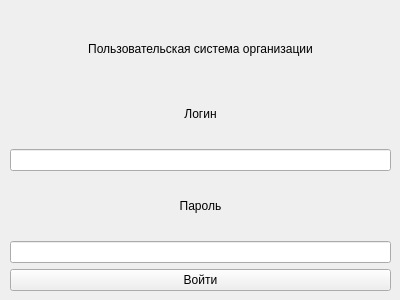
<?xml version="1.0" encoding="UTF-8"?>
<ui version="4.0">
 <class>Form</class>
 <widget class="QWidget" name="Form">
  <property name="geometry">
   <rect>
    <x>0</x>
    <y>0</y>
    <width>400</width>
    <height>300</height>
   </rect>
  </property>
  <property name="windowTitle">
   <string>Авторизация</string>
  </property>
  <widget class="QWidget" name="verticalLayoutWidget">
   <property name="geometry">
    <rect>
     <x>10</x>
     <y>20</y>
     <width>381</width>
     <height>271</height>
    </rect>
   </property>
   <layout class="QVBoxLayout" name="verticalLayout">
    <item>
     <widget class="QLabel" name="labemkmkl">
      <property name="enabled">
       <bool>true</bool>
      </property>
      <property name="text">
       <string>Пользовательская система организации</string>
      </property>
      <property name="alignment">
       <set>Qt::AlignCenter</set>
      </property>
     </widget>
    </item>
    <item>
     <widget class="QLabel" name="label_3">
      <property name="text">
       <string>Логин</string>
      </property>
      <property name="alignment">
       <set>Qt::AlignCenter</set>
      </property>
     </widget>
    </item>
    <item>
     <widget class="QLineEdit" name="lineEdit"/>
    </item>
    <item>
     <widget class="QLabel" name="label">
      <property name="text">
       <string>Пароль</string>
      </property>
      <property name="alignment">
       <set>Qt::AlignCenter</set>
      </property>
     </widget>
    </item>
    <item>
     <widget class="QLineEdit" name="lineEdit_2"/>
    </item>
    <item>
     <widget class="QPushButton" name="Authorization">
      <property name="text">
       <string>Войти</string>
      </property>
     </widget>
    </item>
   </layout>
  </widget>
 </widget>
 <resources/>
 <connections/>
</ui>
